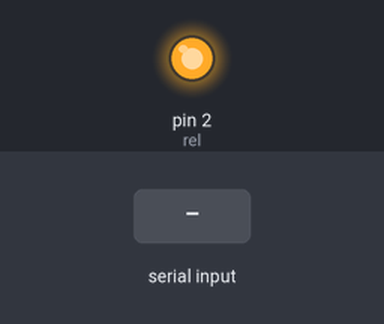
A sketch run on a simulated Arduino Uno, built with avr-gcc and run on an emulated ATmega328P. Parts: output pins drawn as LEDs (lit = HIGH). The inputs (shaded band) are chosen by the test bench.

Above: at 1.2 s.
1.3 s: "1" received over Serial
At 1.8 s:
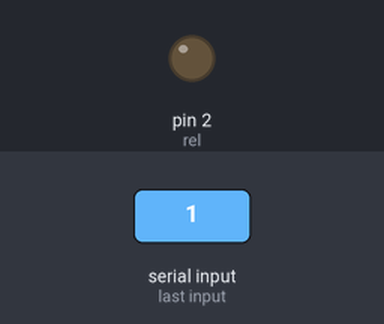
Timing chart, 0 to 4.3 s (numbered marks = the images above; inputs shaded):
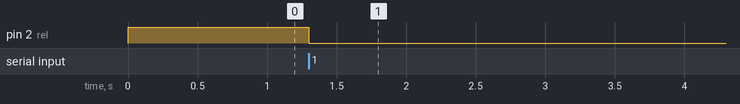

Measured:
- after the input at 1.3 s, pin 2 (rel): HIGH → LOW at once

The sketch:

rel_test.ino
```cpp
int rel = 2;
int Received = 0;
bool Rel = false;

void setup() {
  Serial.begin(9600);
  pinMode(rel, OUTPUT);
  digitalWrite(rel, HIGH);
}

void loop() {
  if(Serial.available())
  {
    Received = Serial.read();
    (Received == '1') ? toogleRel() : delay(1);
  }
}

void toogleRel()
{
  if(Rel)
  {
    Rel = false;
    digitalWrite(rel, HIGH);
  }
  else
  {
    Rel = true;
    digitalWrite(rel, LOW);
  }
}
```
